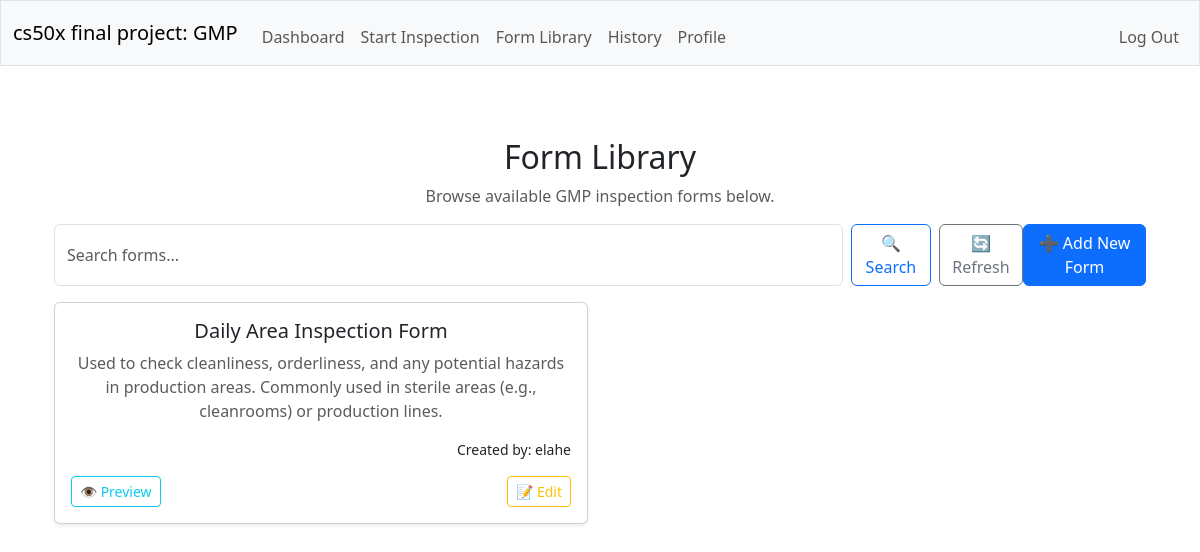
/forms_show (signed in), run on an earlier commit of the app's database.
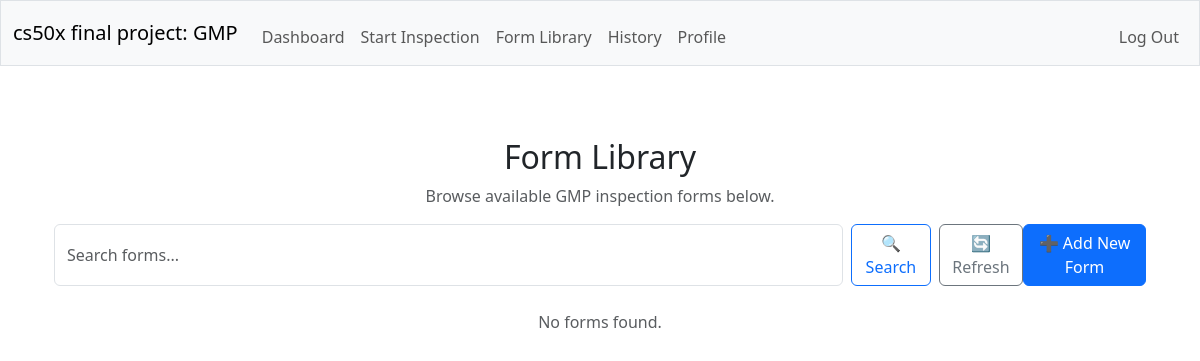
And on a later commit of the database.
### tables this page shows
CREATE TABLE forms (id INTEGER PRIMARY KEY AUTOINCREMENT NOT NULL, name TEXT NOT NULL UNIQUE, description TEXT NOT NULL, created_by INTEGER NOT NULL, FOREIGN KEY (created_by) REFERENCES users(id) );

CREATE TABLE users (id INTEGER PRIMARY KEY AUTOINCREMENT NOT NULL, username TEXT NOT NULL UNIQUE, hash TEXT NOT NULL, role TEXT NOT NULL DEFAULT 'inspector', created_at DATETIME DEFAULT CURRENT_TIMESTAMP);

### app.py (the view)
@app.route("/forms_show", methods=["GET", "POST"])
@login_required
def forms_show():
    search_query = request.form.get("search") if request.method == "POST" else None
    if search_query:
        forms = db.execute(
            """SELECT forms.*, users.username AS created_by_name
               FROM forms JOIN users ON forms.created_by = users.id
               WHERE forms.name LIKE ? ORDER BY forms.id DESC""",
            f"%{search_query}%"
        )
    else:
        forms = db.execute(
            """SELECT forms.*, users.username AS created_by_name
               FROM forms JOIN users ON forms.created_by = users.id
               ORDER BY forms.id DESC"""
        )
    return render_template("forms_show.html", forms=forms)

### helpers.py (called while the page is built)
def login_required(f):
    @wraps(f)
    def decorated_function(*args, **kwargs):
        if session.get("user_id") is None:
            return redirect("/login")
        return f(*args, **kwargs)
    return decorated_function

### templates/forms_show.html (shortened to what this page needs)
{% extends "layout.html" %}
{% block main %}
<div class="container mt-4">
    <h2>Form Library</h2>
    <p class="text-muted">Browse available GMP inspection forms below.</p>
    <form method="POST" class="d-flex mb-3">
        <input name="search" class="form-control me-2" type="search" placeholder="Search forms..." aria-label="Search">
        <button class="btn btn-outline-primary me-2" type="submit">🔍 Search</button>
        <a href="/forms_show" class="btn btn-outline-secondary">🔄 Refresh</a>
            <a href="/forms_show/new" class="btn btn-primary ms-auto">➕ Add New Form</a>
    </form>
    {% if forms %}
        <div class="row row-cols-1 row-cols-md-2 g-4">
            {% for form in forms %}
            <div class="col">
                <div class="card h-100 shadow-sm">
                    <div class="card-body">
                        <h5 class="card-title">{{ form.name }}</h5>
                        <p class="card-text text-muted">{{ form.description }}</p>
                        <p class="text-end small">Created by: {{ form.created_by_name }}</p>
                        <div class="d-flex justify-content-between">
                            <a href="/forms_show/{{ form.id }}/preview" class="btn btn-outline-info btn-sm">👁️ Preview</a>
                                <a href="/forms_show/{{ form.id }}/edit" class="btn btn-outline-warning btn-sm">📝 Edit</a>
                        </div>
                    </div>
                </div>
            </div>
            {% endfor %}
        </div>
    {% else %}
        <p class="text-muted mt-4">No forms found.</p>
    {% endif %}
</div>
{% endblock %}

### templates/layout.html (shortened to what this page needs)
<!DOCTYPE html>
<html lang="en">
    <head>
        <link href="https://cdn.jsdelivr.net/npm/bootstrap@5.3.3/dist/css/bootstrap.min.css" rel="stylesheet">
        <link href="/static/styles.css" rel="stylesheet">
    </head>
    <body>
        <nav class="bg-light border navbar navbar-expand-md navbar-light">
            <div class="container-fluid">
                <a class="navbar-brand" href="/">cs50x final project: GMP</a>
                <div class="collapse navbar-collapse" id="navbar">
                    {% if session["user_id"] %}
                        <ul class="navbar-nav me-auto mt-2">
                            <li class="nav-item"><a class="nav-link" href="/">Dashboard</a></li>
                            <li class="nav-item"><a class="nav-link" href="/start">Start Inspection</a></li>
                            <li class="nav-item"><a class="nav-link" href="/forms_show">Form Library</a></li>
                            <li class="nav-item"><a class="nav-link" href="/history">History</a></li>
                            <li class="nav-item"><a class="nav-link" href="/">Profile</a></li>
                        </ul>
                        <ul class="navbar-nav ms-auto mt-2">
                            <li class="nav-item"><a class="nav-link" href="/logout">Log Out</a></li>
                        </ul>
                    {% else %}
                        <ul class="navbar-nav ms-auto mt-2">
                            <li class="nav-item"><a class="nav-link" href="/register">Register</a></li>
                            <li class="nav-item"><a class="nav-link" href="/login">Log In</a></li>
                        </ul>
                    {% endif %}
                </div>
            </div>
        </nav>
        <main class="container py-5 text-center">
            {% block main %}{% endblock %}
        </main>
    </body>
</html>

What changed in the data, as far as the page shows it:
removed forms: name "Daily Area Inspection Form", description "Used to check cleanliness, orderliness, and any potential hazards in production areas. Commonly used in sterile areas (e.g., cleanrooms) or production lines.", created_by_name "elahe"
Also different on the page:
text now shown: "No forms found."
